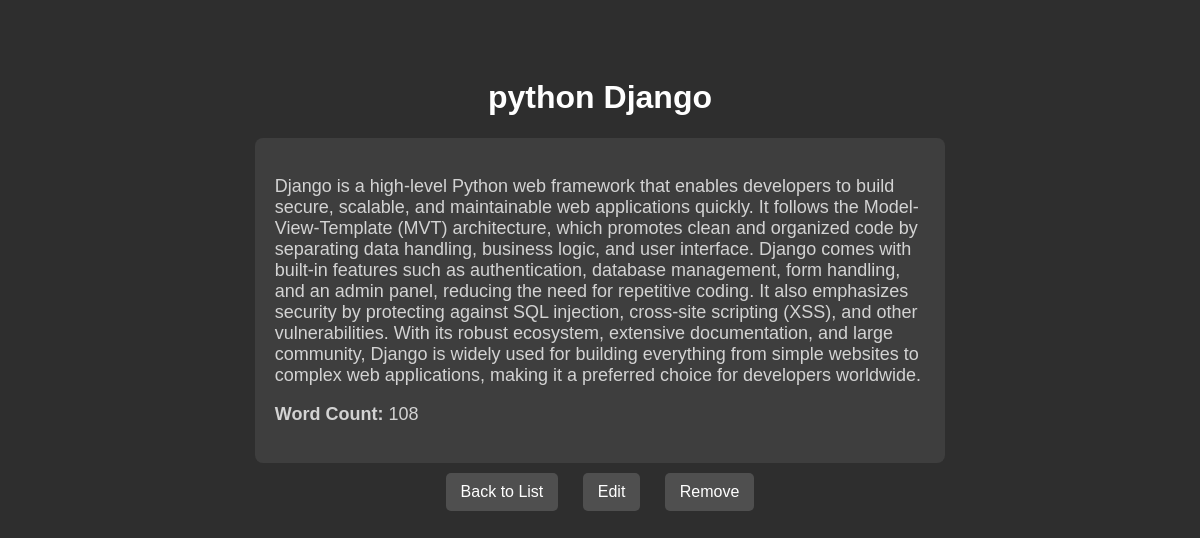
Page /post_view/5/ on the committed database.
### myapp/models.py (models this page shows)
class Post(models.Model):
    title = models.CharField(max_length=200)
    content = models.TextField()
    word_count = models.IntegerField(default=0)

### myapp/views.py (the view)
# urls.py: path('post_view/<int:post_id>/',views.post_view, name='post_view')
def post_view(request, post_id):
    post = get_object_or_404(Post, id=post_id)
    return render(request, 'post_view.html', {'post': post}) #see your post

### myapp/templates/post_view.html (shortened to what this page needs)
<!DOCTYPE html>
<html>
<head>
</head>
<body>
    <h1>{{ post.title }}</h1>
    <div class="post-container">
        <p>{{ post.content }}</p>
        <p><strong>Word Count:</strong> {{ post.word_count }}</p>
    </div>
    <a href="{% url 'post_list' %}">Back to List</a>
    <a href="{% url 'post_edit' post.id %}">Edit</a>
    <a href="{% url 'post_remove' post.id %}" onclick="return confirm('Are you sure you want to delete this post?');">Remove</a>
</body>
</html>

### myapp/templates/post_view.html (style rules this page uses)
body { background-color: #2E2E2E; color: #D3D3D3; font-family: Arial, sans-serif; text-align: center; padding: 50px; }
h1 { color: #FFFFFF; }
.post-container { background: #3E3E3E; padding: 20px; border-radius: 8px; width: 60%; margin: auto; text-align: left; }
.post-container p { font-size: 18px; }
a { display: inline-block; background-color: #4F4F4F; color: white; padding: 10px 15px; margin: 10px; text-decoration: none; border-radius: 5px; transition: background 0.3s; }

### rows in the picture
Post: title "python Django", content "Django is a high-level Python web framework that enables developers to build secure, scalable, and maintainable web applications quickly. It follows the Model-View-Template (MVT) architecture, which promotes clean and organized code by separating data handling, business logic, and user interface. Django comes with built-in features such as authentication, database management, form handling, and an admin panel, reducing the need for repetitive coding. It also emphasizes security by protecting against SQL injection, cross-site scripting (XSS), and other vulnerabilities. With its robust ecosystem, extensive documentation, and large community, Django is widely used for building everything from…", word_count "108"
